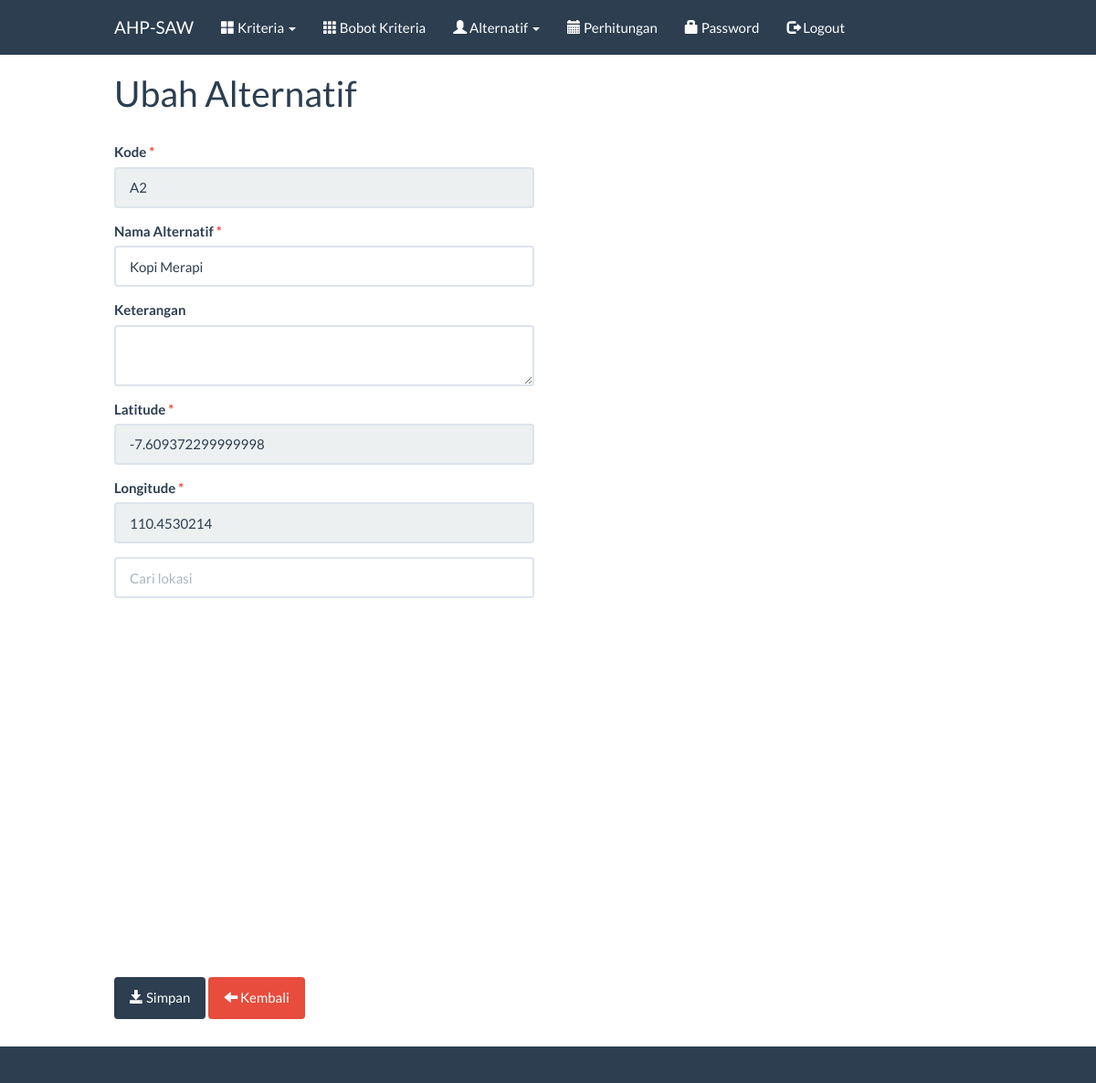
/index.php?m=alternatif_ubah&ID=A2 (signed in), run on the app's committed database.
### tables this page shows
CREATE TABLE `tb_alternatif` (
  `kode_alternatif` varchar(16) NOT NULL,
  `nama_alternatif` varchar(256) DEFAULT NULL,
  `keterangan` text DEFAULT NULL,
  `lat` varchar(255) DEFAULT NULL,
  `lng` varchar(255) DEFAULT NULL
);

### config.php (called while the page is built, shortened)
<?php
    $config["server"]='localhost';
    $config["username"]='root';
    $config["password"]='';
    $config["database_name"]='ahp_saw_maps';
    include'includes/ez_sql_core.php';
    include'includes/ez_sql_mysqli.php';
    $db = new ezSQL_mysqli($config['username'], $config['password'], $config['database_name'], $config['server']);
?>

### includes/ez_sql_core.php (called while the page is built, shortened)
<?php
	class ezSQLcore
	{
		var $show_errors      = true;
		var $timers           = array();
		function get_host_port( $host, $default = false )
		{
			$port = $default;
			return array( $host, $port );
		}
		function flush()
		{
			$this->last_result = array();
		}
		function get_row($query=null,$output=OBJECT,$y=0)
		{
			if ( $query )
			{
				$this->query($query);
			}
			if ( $output == OBJECT )
			{
				return $this->last_result[$y]?$this->last_result[$y]:null;
			}
			elseif ( $output == ARRAY_A )
			{
				return $this->last_result[$y]?get_object_vars($this->last_result[$y]):null;
			}
			elseif ( $output == ARRAY_N )
			{
				return $this->last_result[$y]?array_values(get_object_vars($this->last_result[$y])):null;
			}
			else
			{
				$this->show_errors ? trigger_error(" \$db->get_row(string query, output type, int offset) -- Output type must be one of: OBJECT, ARRAY_A, ARRAY_N",E_USER_WARNING) : null;
			}
		}
		function timer_get_cur()
		{
			list($usec, $sec) = explode(" ",microtime());
			return ((float)$usec + (float)$sec);
		}
		function timer_start($timer_name)
		{
			$this->timers[$timer_name] = $this->timer_get_cur();
		}
		function timer_elapsed($timer_name)
		{
			return round($this->timer_get_cur() - $this->timers[$timer_name],2);
		}
	}

### includes/ez_sql_mysqli.php (called while the page is built, shortened)
<?php
	$ezsql_mysqli_str = array
	(
		1 => 'Require $dbuser and $dbpassword to connect to a database server',
		2 => 'Error establishing mySQLi database connection. Correct user/password? Correct hostname? Database server running?',
		3 => 'Require $dbname to select a database',
		4 => 'mySQLi database connection is not active',
		5 => 'Unexpected error while trying to select database'
	);
	class ezSQL_mysqli extends ezSQLcore
	{
		function connect($dbuser='', $dbpassword='', $dbhost='localhost', $dbport=false)
		{
			global $ezsql_mysqli_str; $return_val = false;
			if ( ! $dbuser )
			{
				$this->register_error($ezsql_mysqli_str[1].' in '.__FILE__.' on line '.__LINE__);
				$this->show_errors ? trigger_error($ezsql_mysqli_str[1],E_USER_WARNING) : null;
			}
			else
			{
				$this->dbh = new mysqli($dbhost,$dbuser,$dbpassword, '', $dbport);
				if( $this->dbh->connect_errno )
				{
					$this->register_error($ezsql_mysqli_str[2].' in '.__FILE__.' on line '.__LINE__);
					$this->show_errors ? trigger_error($ezsql_mysqli_str[2],E_USER_WARNING) : null;
				}
				else
				{
					$return_val = true;
				}
			}
			return $return_val;
		}
		function query($query)
		{
			$return_val = 0;
			$query = trim($query);
			$this->result = @$this->dbh->query($query);
			if ( preg_match("/^(insert|delete|update|replace|truncate|drop|create|alter|begin|commit|rollback|set|lock|unlock|call)/i",$query) )
			{
				$is_insert = true;
				$this->rows_affected = @$this->dbh->affected_rows;
				if ( preg_match("/^(insert|replace)\s+/i",$query) )
				{
					$this->insert_id = @$this->dbh->insert_id;
				}
				$return_val = $this->rows_affected;
			}
			else
			{
				$is_insert = false;
				$i=0;
				$num_rows=0;
				while ( $row = @$this->result->fetch_object() )
				{
					$num_rows++;
				}
				$this->num_rows = $num_rows;
				$return_val = $this->num_rows;
			}
			return $return_val;
		}
	}

### alternatif_ubah.php (the view, shortened to what this page needs)
<?php
$row = $db->get_row("SELECT * FROM tb_alternatif WHERE kode_alternatif='$_GET[ID]'");
?>
<div class="page-header">
	<h1>Ubah Alternatif</h1>
</div>
<div class="row">
	<div class="col-sm-6">
		<form method="post" action="?m=alternatif_ubah&ID=<?=$row->kode_alternatif?>">
			<div class="form-group">
				<label>Kode <span class="text-danger">*</span></label>
				<input class="form-control" type="text" name="kode" readonly="readonly" value="<?=$row->kode_alternatif?>"/>
			</div>
			<div class="form-group">
				<label>Nama Alternatif <span class="text-danger">*</span></label>
				<input class="form-control" type="text" name="nama" value="<?=$row->nama_alternatif?>"/>
			</div>
			<div class="form-group">
				<label>Keterangan</label>
				<textarea class="form-control" name="keterangan" id="keterangan"><?=$_POST[keterangan]?></textarea>
			</div>
			<div class="form-group">
				<label>Latitude <span class="text-danger">*</span></label>
				<input class="form-control" type="text" name="lat" id="lat" value="<?=$row->lat?>" readonly=""/>
			</div>
			<div class="form-group">
				<label>Longitude <span class="text-danger">*</span></label>
				<input class="form-control" type="text" id="lng" name="lng" value="<?=$row->lng?>" readonly=""/>
			</div>
			<div class="form-group">
				<input class="form-control" type="text" id="pac-input" placeholder="Cari lokasi" />
			</div>
			<div id="map" style="height: 400px;"></div>
			<button class="btn btn-primary"><span class="glyphicon glyphicon-save"></span> Simpan</button>
			<a class="btn btn-danger" href="?m=alternatif"><span class="glyphicon glyphicon-arrow-left"></span> Kembali</a>
		</form>
	</div>
</div>

### css/general.css (style rules this page uses)
html { position: relative; min-height: 100%; }
body { margin-bottom: 70px; }
.page-header { margin-top: 0; padding-bottom: 0; }
.page-header h1 { margin-top: 0; }

### data on the page
tb_alternatif: kode "A2", nama "Kopi Merapi", lat "-7.609372299999998", lng "110.4530214"
